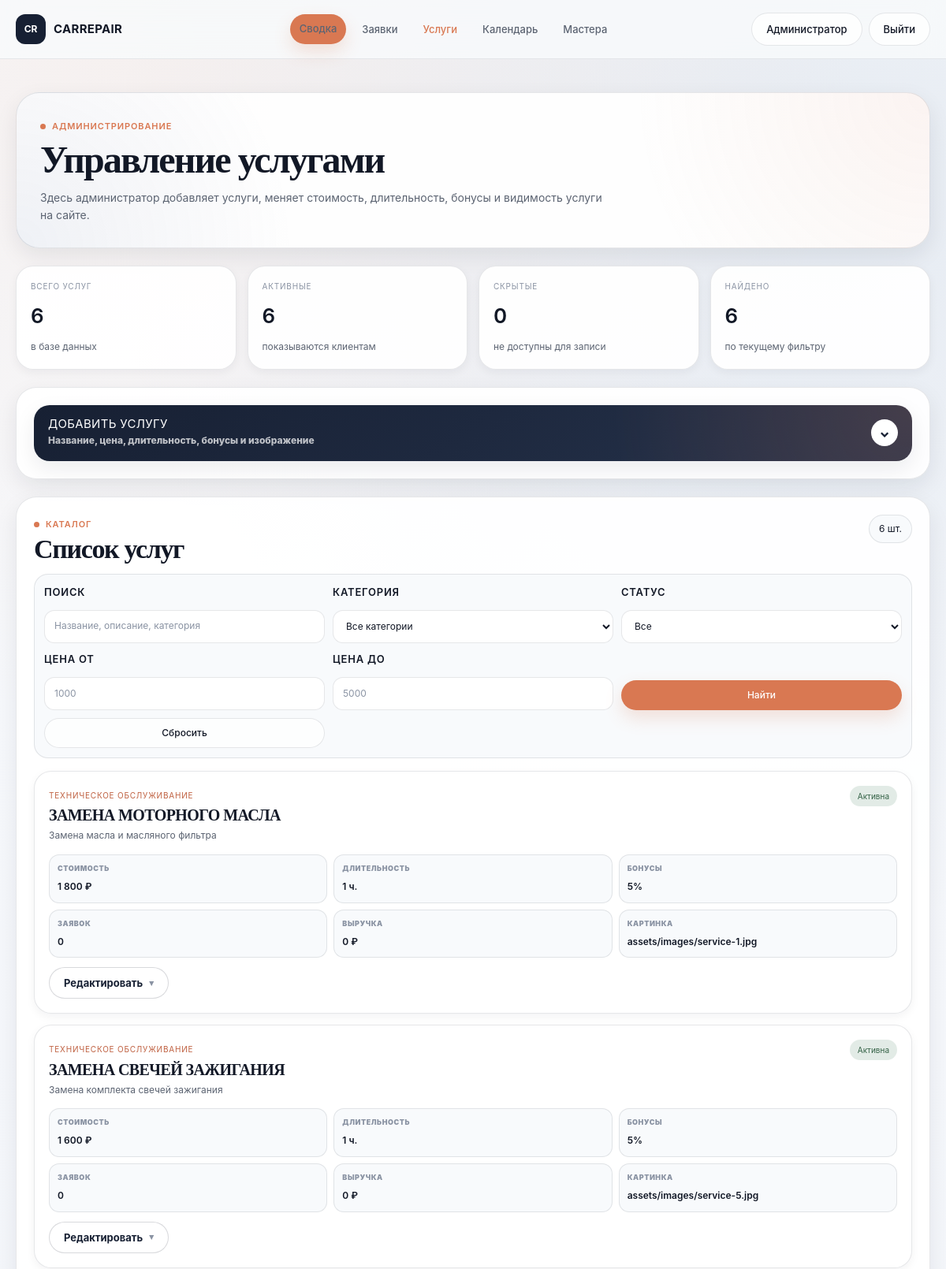
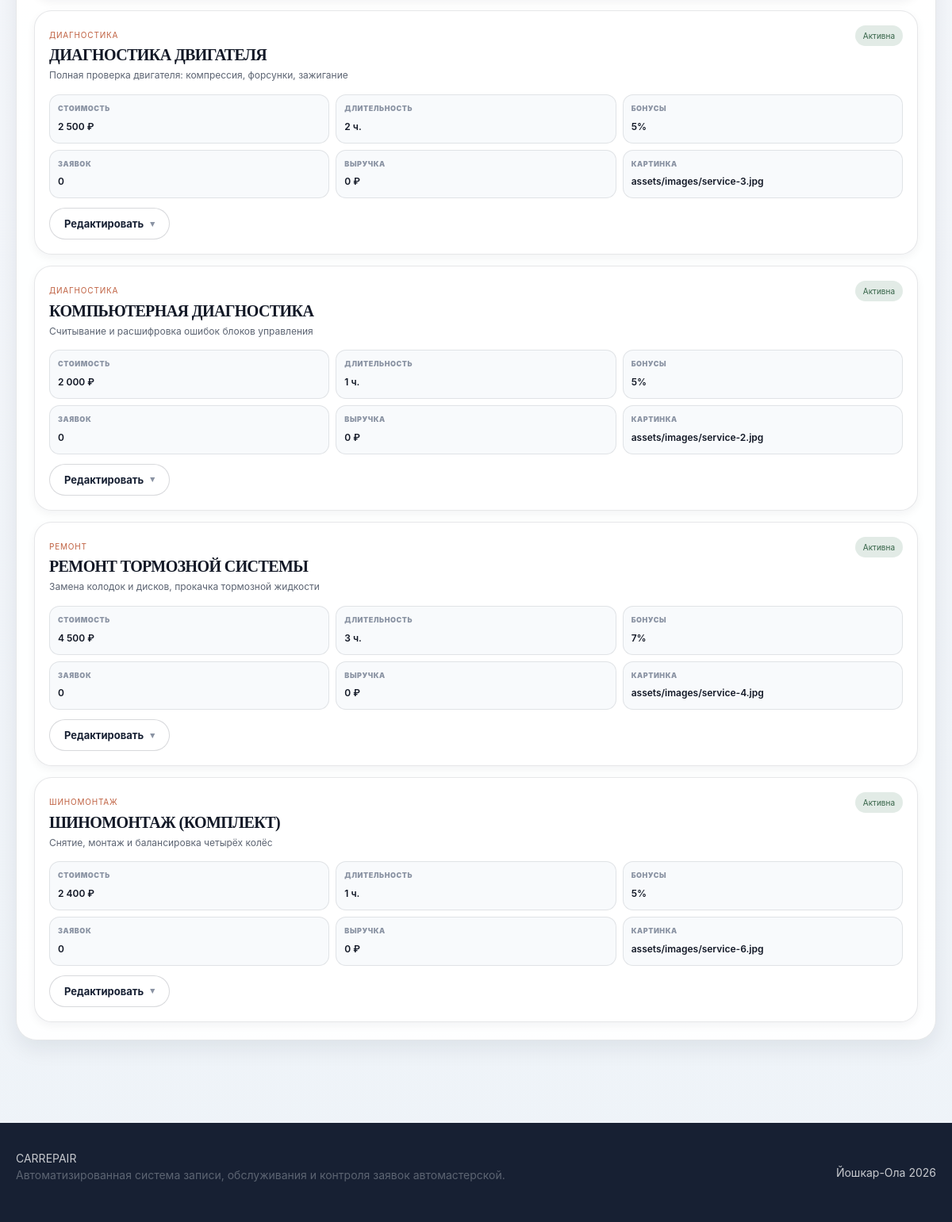
Screenshot of /admin/services.php (signed in) with the database file from the repository (2 pictures, top to bottom).
### tables this page shows
CREATE TABLE `services` (
  `id` int(11) NOT NULL AUTO_INCREMENT,
  `name` varchar(255) NOT NULL,
  `description` text DEFAULT NULL,
  `price` decimal(10,2) NOT NULL DEFAULT 0.00,
  `category` enum('Техническое обслуживание','Диагностика','Ремонт','Кузовные работы','Шиномонтаж') NOT NULL,
  `duration_hours` int(11) NOT NULL DEFAULT 1,
  `duration_minutes` int(11) NOT NULL DEFAULT 60,
  `bonus_percent` int(11) NOT NULL DEFAULT 5,
  `is_active` tinyint(1) NOT NULL DEFAULT 1,
  `created_at` timestamp NOT NULL DEFAULT current_timestamp(),
  `image` varchar(255) DEFAULT NULL,
  PRIMARY KEY (`id`)
);

### admin/services.php (the view, shortened to what this page needs)
<?php
require_once '../config/db.php';
$filterSearch = trim($_GET['search'] ?? '');
$filterPriceFrom = trim($_GET['price_from'] ?? '');
$filterPriceTo = trim($_GET['price_to'] ?? '');
function adminMoney($value)
{
    return number_format((float)$value, 0, '.', ' ') . ' ₽';
}
function adminDurationText($minutes)
{
    $minutes = (int)$minutes;
    $hours = intdiv($minutes, 60);
    $rest = $minutes % 60;
    if ($rest === 0) {
        return $hours . ' ч.';
    }
    return $hours . ' ч. ' . $rest . ' мин.';
}
$where = [];
$params = [];
$whereSql = $where ? 'WHERE ' . implode(' AND ', $where) : '';
$servicesStmt = $pdo->prepare("
    SELECT
        services.*,
        COUNT(appointments.id) AS appointments_count,
        COALESCE(SUM(
            CASE
                WHEN appointments.status IN ('Оказана', 'Выполнена')
                THEN appointments.service_price_at_time
                ELSE 0
            END
        ), 0) AS revenue_sum
    FROM services
    LEFT JOIN appointments ON appointments.service_id = services.id
    {$whereSql}
    GROUP BY services.id
    ORDER BY services.is_active DESC, services.category, services.name
");
$servicesStmt->execute($params);
$services = $servicesStmt->fetchAll();
$allStatsStmt = $pdo->query("
    SELECT
        COUNT(*) AS total_services,
        SUM(CASE WHEN is_active = 1 THEN 1 ELSE 0 END) AS active_services,
        SUM(CASE WHEN is_active = 0 THEN 1 ELSE 0 END) AS hidden_services
    FROM services
");
$allStats = $allStatsStmt->fetch();
$totalServices = (int)($allStats['total_services'] ?? 0);
$activeServices = (int)($allStats['active_services'] ?? 0);
$hiddenServices = (int)($allStats['hidden_services'] ?? 0);
require_once '../includes/header.php';
?>
<section class="admin-page">
    <div class="container">
        <div class="admin-hero admin-hero--single">
            <div>
                <span class="label">Администрирование</span>
                <h1>Управление услугами</h1>
                <p>
                    Здесь администратор добавляет услуги, меняет стоимость,
                    длительность, бонусы и видимость услуги на сайте.
                </p>
            </div>
        </div>
        <div class="admin-stats-grid admin-stats-grid--services">
            <article class="admin-stat-card">
                <span>Всего услуг</span>
                <strong><?= $totalServices ?></strong>
                <p>в базе данных</p>
            </article>
            <article class="admin-stat-card">
                <span>Активные</span>
                <strong><?= $activeServices ?></strong>
                <p>показываются клиентам</p>
            </article>
            <article class="admin-stat-card">
                <span>Скрытые</span>
                <strong><?= $hiddenServices ?></strong>
                <p>не доступны для записи</p>
            </article>
            <article class="admin-stat-card">
                <span>Найдено</span>
                <strong><?= count($services) ?></strong>
                <p>по текущему фильтру</p>
            </article>
        </div>
        <section class="admin-section-card">
            <details class="admin-collapsible">
                <summary>
                    <span>
                        <b>Добавить услугу</b>
                        <small>Название, цена, длительность, бонусы и изображение</small>
                    </span>
                </summary>
            </details>
        </section>
        <section class="admin-section-card">
            <div class="admin-section-head admin-section-head--compact">
                <div>
                    <span class="label">Каталог</span>
                    <h2>Список услуг</h2>
                </div>
                <strong class="admin-count">
                    <?= count($services) ?> шт.
                </strong>
            </div>
            <form method="get" action="services.php" class="admin-list-filter admin-list-filter--services">
                <div class="form-group">
                    <label for="search">Поиск</label>
                    <input
                        type="text"
                        id="search"
                        name="search"
                        value="<?= htmlspecialchars($filterSearch) ?>"
                        placeholder="Название, описание, категория"
                    >
                </div>
                <div class="form-group">
                    <label for="category">Категория</label>
                    <select id="category" name="category">
                        <option value="">Все категории</option>
                    </select>
                </div>
                <div class="form-group">
                    <label for="status">Статус</label>
                    <select id="status" name="status">
                        <option value="">Все</option>
                    </select>
                </div>
                <div class="form-group">
                    <label for="price_from">Цена от</label>
                    <input
                        type="number"
                        id="price_from"
                        name="price_from"
                        min="0"
                        step="1"
                        value="<?= htmlspecialchars($filterPriceFrom) ?>"
                        placeholder="1000"
                    >
                </div>
                <div class="form-group">
                    <label for="price_to">Цена до</label>
                    <input
                        type="number"
                        id="price_to"
                        name="price_to"
                        min="0"
                        step="1"
                        value="<?= htmlspecialchars($filterPriceTo) ?>"
                        placeholder="5000"
                    >
                </div>
                <button type="submit" class="btn btn--orange btn--small">
                    Найти
                </button>
                <a href="services.php" class="btn btn--light btn--small">
                    Сбросить
                </a>
            </form>
            <?php if (empty($services)): ?>
                <p class="empty-text">По выбранным фильтрам услуги не найдены.</p>
            <?php else: ?>
                <div class="admin-services-list">
                    <?php foreach ($services as $service): ?>
                        <?php
                            $duration = (int)($service['duration_minutes'] ?? 0);
                        ?>
                        <article class="admin-service-card <?= (int)$service['is_active'] === 1 ? '' : 'is-hidden' ?>">
                            <div class="admin-service-card__head">
                                <div>
                                    <span class="admin-card-time">
                                        <?= htmlspecialchars($service['category'] ?? 'Категория не указана') ?>
                                    </span>
                                    <h3><?= htmlspecialchars($service['name']) ?></h3>
                                    <p><?= htmlspecialchars($service['description'] ?? '') ?></p>
                                </div>
                                <span class="status-badge <?= (int)$service['is_active'] === 1 ? 'status-badge--done' : 'status-badge--cancel' ?>">
                                    <?= (int)$service['is_active'] === 1 ? 'Активна' : 'Скрыта' ?>
                                </span>
                            </div>
                            <div class="record-card__meta">
                                <div>
                                    <span>Стоимость</span>
                                    <strong><?= adminMoney($service['price']) ?></strong>
                                </div>
                                <div>
                                    <span>Длительность</span>
                                    <strong><?= adminDurationText($duration) ?></strong>
                                </div>
                                <div>
                                    <span>Бонусы</span>
                                    <strong><?= (float)$service['bonus_percent'] ?>%</strong>
                                </div>
                                <div>
                                    <span>Заявок</span>
                                    <strong><?= (int)$service['appointments_count'] ?></strong>
                                </div>
                                <div>
                                    <span>Выручка</span>
                                    <strong><?= adminMoney($service['revenue_sum']) ?></strong>
                                </div>
                                <div>
                                    <span>Картинка</span>
                                    <strong><?= htmlspecialchars($service['image'] ?: 'не указана') ?></strong>
                                </div>
                            </div>
                            <details class="admin-more">
                                <summary>Редактировать</summary>
                            </details>
                        </article>
                    <?php endforeach; ?>
                </div>
            <?php endif; ?>
        </section>
    </div>
</section>
<?php require_once '../includes/footer.php'; ?>

### assets/css/pages.css (style rules this page uses)
.form-group { margin-bottom: 16px; }
.form-group label, .admin-action-form label { display: block; margin-bottom: 6px; font-size: 13px; font-weight: 600; color: var(--text); }
.record-card__meta { display: grid; grid-template-columns: repeat(auto-fit, minmax(150px, 1fr)); gap: 10px; margin-bottom: 12px; }
.record-card__meta > div { padding: 10px 12px; border: 1px solid var(--border); border-radius: 12px; background: #fff; }
.record-card__meta span { display: block; margin-bottom: 3px; font-size: 11px; font-weight: 700; letter-spacing: 0.06em; text-transform: uppercase; color: var(--text-muted); }
.record-card__meta strong { font-size: 14px; color: var(--text); }
.master-more, .admin-more { margin-top: 6px; }
.master-more > summary, .admin-more > summary { display: inline-flex; align-items: center; gap: 8px; padding: 9px 18px; border: 1px solid var(--border-strong); border-radius: 999px; background: #fff; font-size: 13px; font-weight: 700; color: var(--primary); cursor: pointer; list-style: none; transition: background 0.2s, border-color 0.2s; }
.master-more > summary::after, .admin-more > summary::after { content: "▾"; font-size: 11px; transition: transform 0.2s; }

### rows the page displays
services: category "ТЕХНИЧЕСКОЕ ОБСЛУЖИВАНИЕ", name "ЗАМЕНА МОТОРНОГО МАСЛА", description "Замена масла и масляного фильтра", is_active "Активна", price "1 800 ₽", duration_minutes "1 ч.", bonus_percent "5", appointments_count "0", revenue_sum "0 ₽", image "assets/images/service-1.jpg"
services: category "ТЕХНИЧЕСКОЕ ОБСЛУЖИВАНИЕ", name "ЗАМЕНА СВЕЧЕЙ ЗАЖИГАНИЯ", description "Замена комплекта свечей зажигания", is_active "Активна", price "1 600 ₽", duration_minutes "1 ч.", bonus_percent "5", appointments_count "0", revenue_sum "0 ₽", image "assets/images/service-5.jpg"
services: category "ДИАГНОСТИКА", name "ДИАГНОСТИКА ДВИГАТЕЛЯ", description "Полная проверка двигателя: компрессия, форсунки, зажигание", is_active "Активна", price "2 500 ₽", duration_minutes "2 ч.", bonus_percent "5", appointments_count "0", revenue_sum "0 ₽", image "assets/images/service-3.jpg"
services: category "ДИАГНОСТИКА", name "КОМПЬЮТЕРНАЯ ДИАГНОСТИКА", description "Считывание и расшифровка ошибок блоков управления", is_active "Активна", price "2 000 ₽", duration_minutes "1 ч.", bonus_percent "5", appointments_count "0", revenue_sum "0 ₽", image "assets/images/service-2.jpg"
services: category "РЕМОНТ", name "РЕМОНТ ТОРМОЗНОЙ СИСТЕМЫ", description "Замена колодок и дисков, прокачка тормозной жидкости", is_active "Активна", price "4 500 ₽", duration_minutes "3 ч.", bonus_percent "7", appointments_count "0", revenue_sum "0 ₽", image "assets/images/service-4.jpg"
services: category "ШИНОМОНТАЖ", name "ШИНОМОНТАЖ (КОМПЛЕКТ)", description "Снятие, монтаж и балансировка четырёх колёс", is_active "Активна", price "2 400 ₽", duration_minutes "1 ч.", bonus_percent "5", appointments_count "0", revenue_sum "0 ₽", image "assets/images/service-6.jpg"

### other values shown
$headerUserName "Администратор"
$totalServices "6"
$activeServices "6"
$hiddenServices "0"
count($services) "6"
